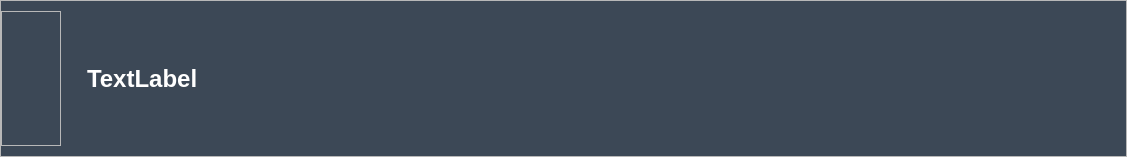
<?xml version="1.0" encoding="UTF-8"?>
<ui version="4.0">
 <class>Form</class>
 <widget class="QWidget" name="Form">
  <property name="geometry">
   <rect>
    <x>0</x>
    <y>0</y>
    <width>1127</width>
    <height>157</height>
   </rect>
  </property>
  <property name="windowTitle">
   <string>Form</string>
  </property>
  <property name="styleSheet">
   <string notr="true">#Form{
 background:#3c4856
}

#label_2{
    color: white;  /* 设置字体颜色为白色 */
    font-family: 'SimSun', sans-serif;  /* 设置字体为宋体 */
    font-size: 20px;  /* 设置字体大小为28px */
}</string>
  </property>
  <layout class="QGridLayout" name="gridLayout_2">
   <property name="leftMargin">
    <number>0</number>
   </property>
   <property name="topMargin">
    <number>0</number>
   </property>
   <property name="rightMargin">
    <number>0</number>
   </property>
   <property name="bottomMargin">
    <number>0</number>
   </property>
   <property name="spacing">
    <number>0</number>
   </property>
   <item row="0" column="0">
    <widget class="QFrame" name="frame">
     <property name="styleSheet">
      <string notr="true"/>
     </property>
     <property name="frameShape">
      <enum>QFrame::StyledPanel</enum>
     </property>
     <property name="frameShadow">
      <enum>QFrame::Raised</enum>
     </property>
     <layout class="QGridLayout" name="gridLayout">
      <property name="leftMargin">
       <number>0</number>
      </property>
      <property name="topMargin">
       <number>10</number>
      </property>
      <property name="rightMargin">
       <number>0</number>
      </property>
      <property name="bottomMargin">
       <number>10</number>
      </property>
      <property name="spacing">
       <number>0</number>
      </property>
      <item row="0" column="0">
       <widget class="QFrame" name="frame_2">
        <property name="sizePolicy">
         <sizepolicy hsizetype="Fixed" vsizetype="Preferred">
          <horstretch>0</horstretch>
          <verstretch>0</verstretch>
         </sizepolicy>
        </property>
        <property name="frameShape">
         <enum>QFrame::StyledPanel</enum>
        </property>
        <property name="frameShadow">
         <enum>QFrame::Raised</enum>
        </property>
        <layout class="QVBoxLayout" name="verticalLayout">
         <item>
          <widget class="QLabel" name="label">
           <property name="sizePolicy">
            <sizepolicy hsizetype="Maximum" vsizetype="Maximum">
             <horstretch>0</horstretch>
             <verstretch>0</verstretch>
            </sizepolicy>
           </property>
           <property name="minimumSize">
            <size>
             <width>40</width>
             <height>40</height>
            </size>
           </property>
           <property name="maximumSize">
            <size>
             <width>120</width>
             <height>120</height>
            </size>
           </property>
           <property name="font">
            <font>
             <pointsize>-1</pointsize>
            </font>
           </property>
           <property name="styleSheet">
            <string notr="true">#label {
    font-size: 36px;                 /* 字体大小 */
}</string>
           </property>
           <property name="text">
            <string/>
           </property>
           <property name="pixmap">
            <pixmap resource="../../2024-2025电创/代码/目前进度/icons/gpt.qrc">:/GPT/account_circle_24dp_FFFFFF_FILL0_wght400_GRAD0_opsz24.svg</pixmap>
           </property>
           <property name="scaledContents">
            <bool>true</bool>
           </property>
           <property name="wordWrap">
            <bool>true</bool>
           </property>
           <property name="openExternalLinks">
            <bool>true</bool>
           </property>
          </widget>
         </item>
         <item>
          <spacer name="verticalSpacer">
           <property name="orientation">
            <enum>Qt::Vertical</enum>
           </property>
           <property name="sizeHint" stdset="0">
            <size>
             <width>20</width>
             <height>81</height>
            </size>
           </property>
          </spacer>
         </item>
        </layout>
       </widget>
      </item>
      <item row="0" column="2">
       <spacer name="horizontalSpacer_2">
        <property name="orientation">
         <enum>Qt::Horizontal</enum>
        </property>
        <property name="sizeType">
         <enum>QSizePolicy::Fixed</enum>
        </property>
        <property name="sizeHint" stdset="0">
         <size>
          <width>200</width>
          <height>20</height>
         </size>
        </property>
       </spacer>
      </item>
      <item row="0" column="1">
       <widget class="QLabel" name="label_in">
        <property name="minimumSize">
         <size>
          <width>600</width>
          <height>0</height>
         </size>
        </property>
        <property name="maximumSize">
         <size>
          <width>16777215</width>
          <height>16777215</height>
         </size>
        </property>
        <property name="styleSheet">
         <string notr="true">#label_in{
    color: white;                    /* 白色文字 */
    border: none;  /* 半透明白色边框，边框变细 */
    border-radius: 10px;             /* 圆角效果 */
    padding: 10px 20px;              /* 内边距 */
    font-size: 24px;                 /* 字体大小 */
    font-weight: bold;               /* 加粗字体 */
}</string>
        </property>
        <property name="text">
         <string>TextLabel</string>
        </property>
        <property name="scaledContents">
         <bool>false</bool>
        </property>
        <property name="wordWrap">
         <bool>true</bool>
        </property>
       </widget>
      </item>
     </layout>
    </widget>
   </item>
  </layout>
 </widget>
 <resources>
  <include location="../../2024-2025电创/代码/目前进度/icons/gpt.qrc"/>
  <include location="../../2024-2025电创/代码/目前进度/icons/gpt.qrc"/>
  <include location="../../2024-2025电创/代码/目前进度/icons/gpt.qrc"/>
 </resources>
 <connections/>
</ui>
